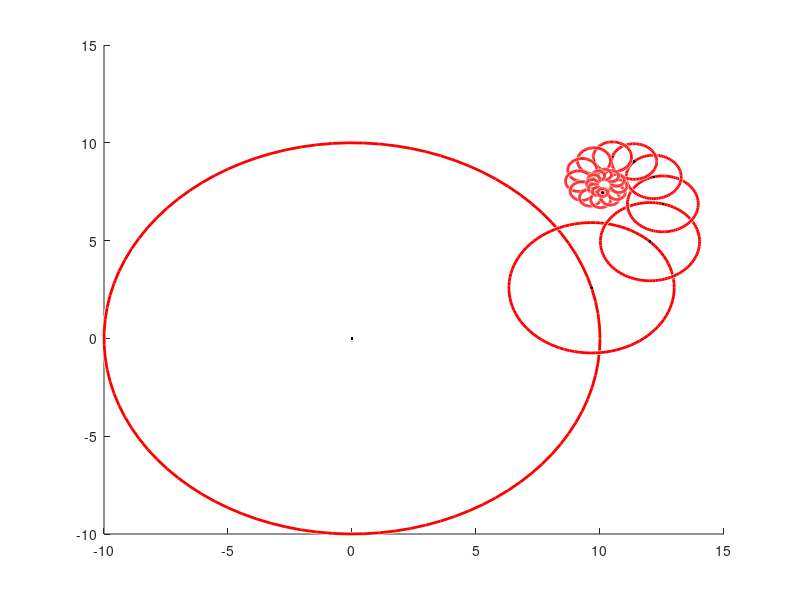

Write MATLAB code to recreate this figure.
clc;
clear;
close all;

%% Plotting simply circles only

% with decreasing radius
center = [0 0];
radius1 = 10;

% Selecting a rotation angle 
theta = 15; % radian
for j = 1:25
    hold on
    % radius scales as 1/3 , 1/5, 1/7, 1/9 and so on
    radius = radius1*(1/(2*(j-1)+1));
    % plotting centers
    plot(center(1),center(2),'.k');    
    
    viscircles(center,radius)
    % centers to be rotated depending on the angles 3, 5, 7, 9 etc
    center1 = radius*[cosd(theta*(2*(j-1)+1)) sind(theta*(2*(j-1)+1))];
    t_center = center + center1;
    % Connecting centers
    %     plot([center(1) t_center(1)],[center(2) t_center(2)],'--b');
    
    center = t_center;
end
